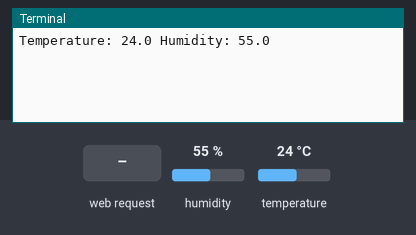
The program below on a simulated Raspberry Pi (BCM pin numbers). Shown: the last lines printed to the terminal. The inputs (shaded band) are chosen by the test bench; at power-on: humidity 55 %, temperature 24 °C. Threads take turns every 2 ms.

Above: at 1.2 s.
1.3 s: HTTP request for / received
At 2.3 s:
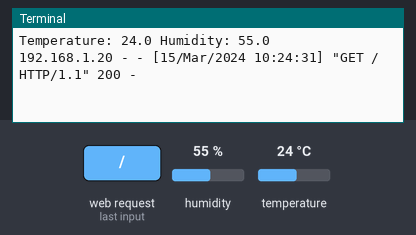
2.8 s: humidity set to 22 %
At 3.3 s:
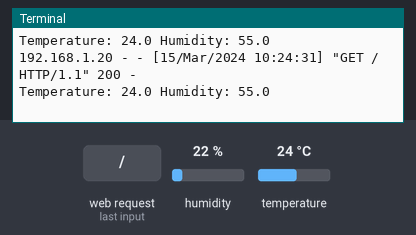
4.3 s: temperature set to 12 °C
At 5.6 s:
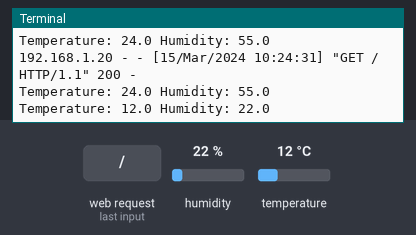
5.8 s: humidity set to 40 %
At 8.0 s:
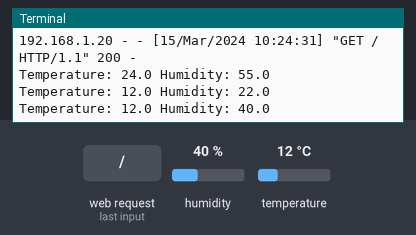
Timing chart, 0 to 8.3 s (numbered marks = the images above; inputs shaded):
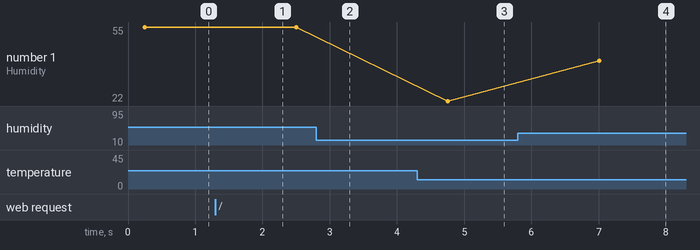

The program:

dht-web.py
```python
from http.server import BaseHTTPRequestHandler, HTTPServer
import threading
import time
import board
import adafruit_dht

hostName = ""
serverPort = 8080

dhtDevice = adafruit_dht.DHT22(board.D4)

dhtTemp = 0.0
dhtHum = 0.0

class MyServer(BaseHTTPRequestHandler):
    def do_GET(self):
        self.send_response(200)
        self.send_header("Content-type", "text/html")
        self.end_headers()
        self.wfile.write(bytes("<html><head><title>Sensors</title></head>", "utf-8"))
        self.wfile.write(bytes("<body>", "utf-8"))
        self.wfile.write(bytes("<p>Temperature %s &deg;C</p>" % dhtTemp, "utf-8"))
        self.wfile.write(bytes("<p>Humidity %s %%</p>" % dhtHum, "utf-8"))
        self.wfile.write(bytes("</body></html>", "utf-8"))

def start_server():
        webServer = HTTPServer((hostName, serverPort), MyServer)
        webServer.serve_forever()

if __name__ == "__main__":
        daemon = threading.Thread(name='daemon_server', target=start_server)
        daemon.setDaemon(True)
        daemon.start()

        while True:
                try:
                        dhtTemp = dhtDevice.temperature
                        dhtHum = dhtDevice.humidity
                        print("Temperature: {:.1f} Humidity: {}".format(dhtTemp, dhtHum))

                except RuntimeError as error:
                        print(error.args[0])
                        continue
                except Exception as error:
                        dhtDevice.exit()
                        raise error

                time.sleep(2)
```

Measured:
- after the input at 1.3 s, the terminal: prints a new line at once (image 1)
- after the input at 4.3 s, the terminal: prints a new line after 0.46 s (image 3)
- after the input at 5.8 s, the terminal: prints a new line after 1.2 s (image 4)
- plotted number 1: 22 → 40 after the input at 5.8 s
